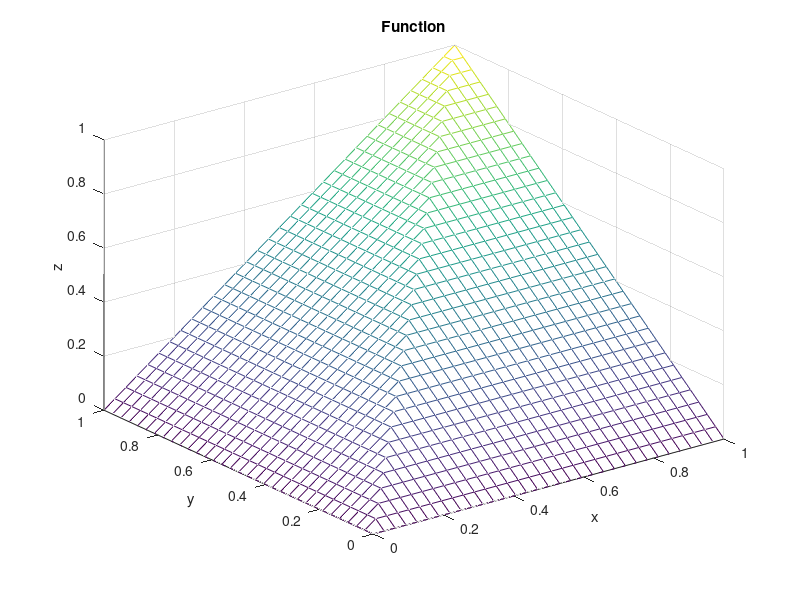

Source code (MATLAB):
tx = ty = linspace (0, 1, 33)';
[x, y] = meshgrid (tx, ty);

function z = and(x,y)
  z = min(x,y);
endfunction

function z = or(x,y)
  z = max(x,y);
endfunction

function z = not(x)
  z = 1-x;
endfunction

function z = very(x)
  z = x .* x;
endfunction

function z = somewhat(x)
  z = sqrt(x);
endfunction

function z = isTrue(x,y)
  z = min(x, 1 - y);
endfunction

function z = isParadox(x,y)
  z = max(0, x + y - 1);
endfunction

function z = isCertain(x,y)
  z = max(0, 1 - abs(1 - x - y));
endfunction

function z = implies(x,y)
  z = min(1 - x + y, 1);
endfunction

function z = iff(x,y)
  z = 1 - abs(x - y);
endfunction

z = isTrue(x, not(y));

mesh (tx, ty, z);
xlabel ("x");
ylabel ("y");
zlabel ("z");
title ("Function");

